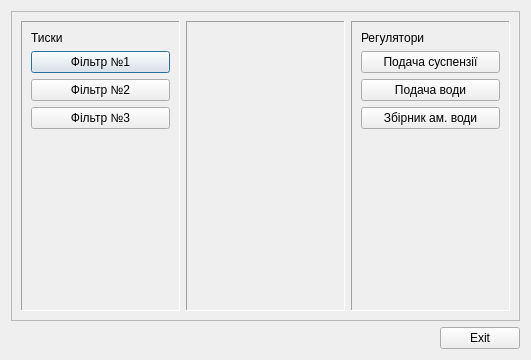
<?xml version="1.0" encoding="UTF-8"?>
<ui version="4.0">
 <class>History</class>
 <widget class="QDialog" name="History">
  <property name="geometry">
   <rect>
    <x>0</x>
    <y>0</y>
    <width>531</width>
    <height>360</height>
   </rect>
  </property>
  <property name="windowTitle">
   <string>Вибір графіків</string>
  </property>
  <layout class="QGridLayout" name="gridLayout">
   <item row="0" column="0" colspan="2">
    <widget class="QFrame" name="frame">
     <property name="frameShape">
      <enum>QFrame::StyledPanel</enum>
     </property>
     <property name="frameShadow">
      <enum>QFrame::Raised</enum>
     </property>
     <layout class="QHBoxLayout" name="horizontalLayout">
      <item>
       <widget class="QFrame" name="frame_Reg">
        <property name="frameShape">
         <enum>QFrame::Panel</enum>
        </property>
        <property name="frameShadow">
         <enum>QFrame::Sunken</enum>
        </property>
        <layout class="QVBoxLayout" name="verticalLayout">
         <item>
          <widget class="QLabel" name="label">
           <property name="text">
            <string>Тиски</string>
           </property>
          </widget>
         </item>
         <item>
          <widget class="QPushButton" name="kf_10presh1">
           <property name="text">
            <string>Фільтр №1</string>
           </property>
          </widget>
         </item>
         <item>
          <widget class="QPushButton" name="kf_20presh2">
           <property name="text">
            <string>Фільтр №2</string>
           </property>
          </widget>
         </item>
         <item>
          <widget class="QPushButton" name="kf_30presh3">
           <property name="text">
            <string>Фільтр №3</string>
           </property>
          </widget>
         </item>
         <item>
          <spacer name="verticalSpacer">
           <property name="orientation">
            <enum>Qt::Vertical</enum>
           </property>
           <property name="sizeHint" stdset="0">
            <size>
             <width>20</width>
             <height>71</height>
            </size>
           </property>
          </spacer>
         </item>
        </layout>
       </widget>
      </item>
      <item>
       <widget class="QFrame" name="frame_Val">
        <property name="frameShape">
         <enum>QFrame::Panel</enum>
        </property>
        <property name="frameShadow">
         <enum>QFrame::Sunken</enum>
        </property>
        <layout class="QVBoxLayout" name="verticalLayout_2">
         <item>
          <spacer name="verticalSpacer_2">
           <property name="orientation">
            <enum>Qt::Vertical</enum>
           </property>
           <property name="sizeHint" stdset="0">
            <size>
             <width>20</width>
             <height>145</height>
            </size>
           </property>
          </spacer>
         </item>
        </layout>
       </widget>
      </item>
      <item>
       <widget class="QFrame" name="frame_Other">
        <property name="frameShape">
         <enum>QFrame::Panel</enum>
        </property>
        <property name="frameShadow">
         <enum>QFrame::Sunken</enum>
        </property>
        <layout class="QVBoxLayout" name="verticalLayout_3">
         <item>
          <widget class="QLabel" name="label_2">
           <property name="text">
            <string>Регулятори</string>
           </property>
          </widget>
         </item>
         <item>
          <widget class="QPushButton" name="trend0susp4">
           <property name="text">
            <string>Подача суспензії</string>
           </property>
          </widget>
         </item>
         <item>
          <widget class="QPushButton" name="trend0voda4">
           <property name="text">
            <string>Подача води</string>
           </property>
          </widget>
         </item>
         <item>
          <widget class="QPushButton" name="trend0amvoda4">
           <property name="text">
            <string>Збірник ам. води</string>
           </property>
          </widget>
         </item>
         <item>
          <spacer name="verticalSpacer_3">
           <property name="orientation">
            <enum>Qt::Vertical</enum>
           </property>
           <property name="sizeHint" stdset="0">
            <size>
             <width>20</width>
             <height>145</height>
            </size>
           </property>
          </spacer>
         </item>
        </layout>
       </widget>
      </item>
     </layout>
    </widget>
   </item>
   <item row="1" column="0">
    <spacer name="horizontalSpacer">
     <property name="orientation">
      <enum>Qt::Horizontal</enum>
     </property>
     <property name="sizeHint" stdset="0">
      <size>
       <width>294</width>
       <height>20</height>
      </size>
     </property>
    </spacer>
   </item>
   <item row="1" column="1">
    <widget class="QPushButton" name="Exit">
     <property name="text">
      <string>Exit</string>
     </property>
    </widget>
   </item>
  </layout>
 </widget>
 <resources/>
 <connections>
  <connection>
   <sender>Exit</sender>
   <signal>clicked()</signal>
   <receiver>History</receiver>
   <slot>reject()</slot>
   <hints>
    <hint type="sourcelabel">
     <x>353</x>
     <y>276</y>
    </hint>
    <hint type="destinationlabel">
     <x>199</x>
     <y>149</y>
    </hint>
   </hints>
  </connection>
 </connections>
</ui>
